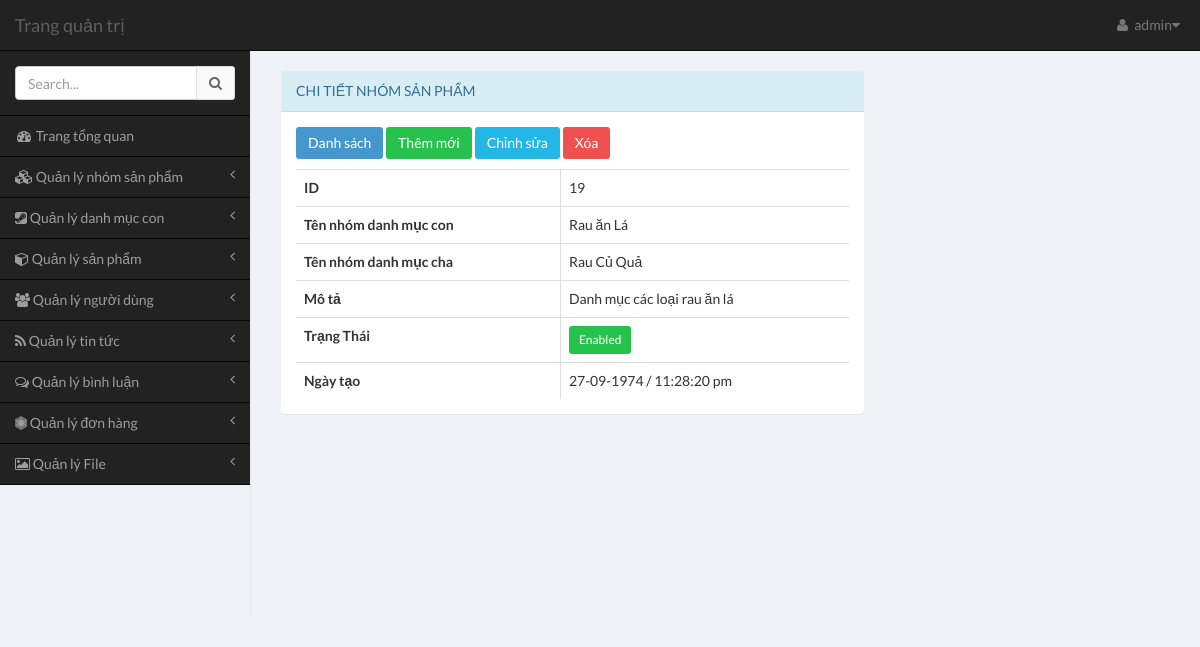
Screenshot of /admin/pages/index.php?module=subcate&action=view-subcate&id=19 (signed in) with the database file from the repository.
### tables this page shows
CREATE TABLE `subcategory` (
  `subcate_id` int(11) NOT NULL,
  `subcate_name` varchar(100) NOT NULL,
  `parent_id` int(11) NOT NULL,
  `description` varchar(255) DEFAULT NULL,
  `status` tinyint(6) DEFAULT '1',
  `created_date` int(11) DEFAULT NULL
);

CREATE TABLE `category` (
  `category_id` int(11) NOT NULL,
  `category_name` varchar(100) NOT NULL,
  `description` varchar(255) DEFAULT NULL,
  `status` tinyint(6) DEFAULT '1',
  `created_date` int(11) DEFAULT NULL
);

### common/database.php (called while the page is built, shortened)
<?php
$mysqli = mysqli_connect(DB_HOST, DB_USER, DB_PASS, DB_NAME);
mysqli_set_charset($mysqli,"utf8");
function get_all($table,$fiels_name = false,$field_val = false,$limit = false){
	global $mysqli;
	$data = [];
	$sql = "SELECT * FROM $table";
	$res = mysqli_query($mysqli,$sql);
	if ($res && mysqli_num_rows($res)) {
		while ($row = mysqli_fetch_assoc($res)) {
			$data[] = $row;
		}
	}
	return $data;
}
function get_one($table,$field_name,$field_value){
	global $mysqli;
	$sql = "SELECT * FROM $table WHERE $field_name = '$field_value'";
	$res = mysqli_query($mysqli,$sql);
	return mysqli_fetch_assoc($res);
}
?>

### admin/pages/modules/subcate/view-subcate.php (the view, shortened to what this page needs)
<?php
$carts = get_all('category');
if (!empty($_GET['id'])) {
	$row = get_one('subcategory','subcate_id',$_GET['id']);
}else{
	echo 'Tham so id khong hop le';
}
?>
<div class="row">
	<div class="col-md-8">
		<section class="panel panel-info" style="margin-top: 20px;">
			<header class="panel-heading" >
				Chi tiết nhóm sản phẩm
			</header>
			<div class="panel-body table-responsive">
				<p>
					<a href="index.php?module=subcate&action=list-subcate" class="btn btn-primary">
						Danh sách
					</a>
					<a href="index.php?module=subcate&action=add-subcate" class="btn btn-success">
						Thêm mới
					</a>
					<a href="index.php?module=subcate&action=edit-subcate&id=<?php echo $row['subcate_id'] ?>" class="btn btn-info">
						Chỉnh sửa
					</a>
					<a href="index.php?module=subcate&action=delete-subcate&id=<?php echo $row['subcate'] ?>" class="btn btn-danger" onclick="return confirm('Bạn có chắc chắc muốn xóa (Sẽ ảnh hưởng tới các sản phẩm)? ')">
						Xóa
					</a>
				</p>
				<?php if($row) : ?>
					<table class="table table-bordered table-hover">
						<tbody>
							<tr>
								<th>ID</th>
								<td><?php echo $row['subcate_id']; ?></td>
							</tr>
							<tr>
								<th>Tên nhóm danh mục con</th>
								<td><?php echo $row['subcate_name']; ?></td>
							</tr>
							<tr>
								<th>Tên nhóm danh mục cha</th>
								<?php foreach ($carts as $cart) {
									if($row['parent_id'] == $cart['category_id'] ) {?>
									<td><?php  echo $cart['category_name']; ?></td>
									<?php } } ?>
								</tr>
								<tr>
									<th>Mô tả</th>
									<td><?php echo $row['description']; ?></td>
								</tr>
								<tr>
									<th>Trạng Thái</th>
									<?php if( $row['status'] == 1) : ?>
										<td><span class="btn btn-success btn-sm">Enabled</span></td>
									<?php else : ?>
										<td><span class="btn btn-default btn-sm">Disabled</span></td>
									<?php endif; ?>
								</tr>
								<tr>
									<th>Ngày tạo</th>
									<td><?php echo date('d-m-Y / h:i:s a',$row['created_date']); ?></td>
								</tr>
							</tbody>
						</table>
					<?php endif; ?>
				</div>
			</section>
		</div>
	</div>

### rows the page displays
subcategory: subcate_id "19", subcate_name "Rau ăn Lá", description "Danh mục các loại rau ăn lá", created_date "27-09-1974 / 11:28:20 pm"
category: category_name "Rau Củ Quả"

### other values shown
$user['username'] "admin"
